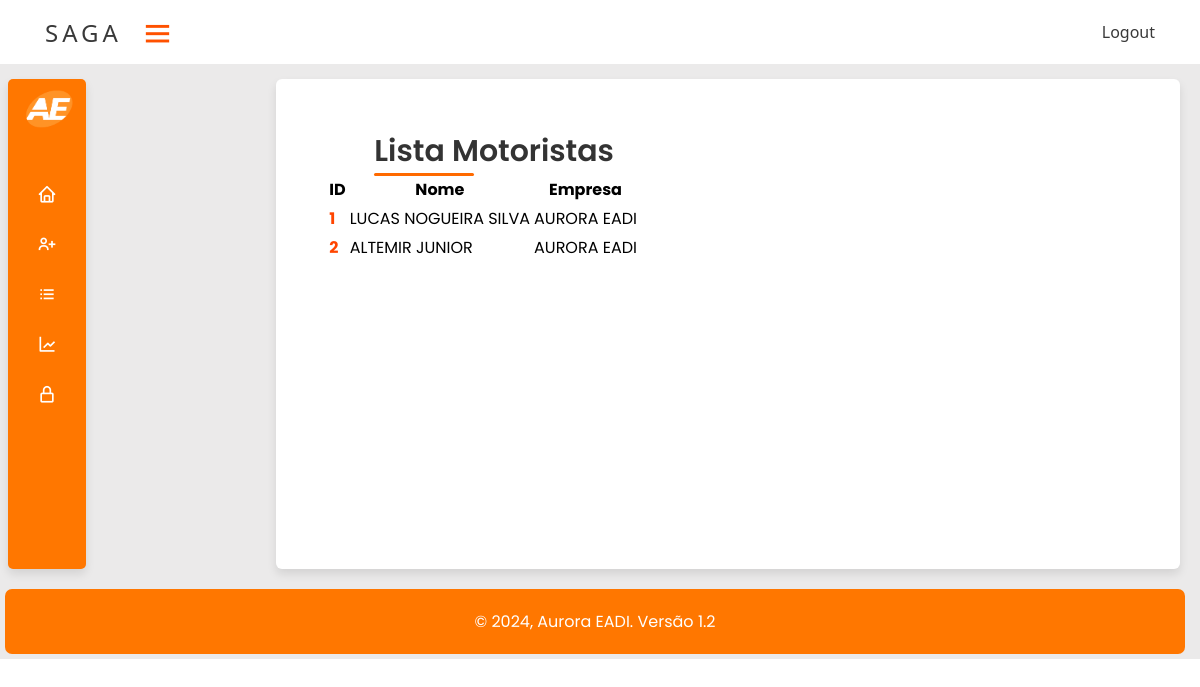
/main/lista-motorista (signed in), run on the app's committed database.
### main/models.py (models this page shows, shortened)
class Motorista(models.Model):
    nome = models.CharField(max_length=30, unique=True)
    cpf = models.CharField(max_length=14, unique=True)
    empresa = models.ForeignKey(Transportadora, on_delete=models.PROTECT)

class Transportadora(models.Model):
    nome = models.CharField(max_length=100, unique=True)
    cnpj = models.CharField(max_length=14, unique=True)
    def __str__(self):
        return self.nome

### main/views.py (the view)
# urls.py: path('lista-motorista', lista_motorista, name="main_lista_motorista"),
@login_required
def lista_motorista(request):
    motorista = Motorista.objects.all()
    form = MotoristaForm()
    data = {'motorista': motorista, 'form': form}
    return render(request, 'main/lista_motorista.html', data)

### main/templates/main/lista_motorista.html (shortened to what this page needs)
{% extends "base.html" %}
{% load static %}
{% block extra_head %}
<link rel="stylesheet" href="//cdn.datatables.net/2.0.8/css/dataTables.dataTables.min.css">
<link rel="stylesheet" type="text/css" href="https://cdn.datatables.net/1.11.5/css/dataTables.bootstrap5.min.css">
{% endblock %}
{% block main %}
<header>Lista Motoristas</header>
<table id="table-content">
    <thead>
        <tr>
            <th>ID</th>
            <th>Nome</th>
            <th>Empresa</th>
        </tr>
    </thead>
    <tbody>
        {% for motorista in motorista %}
        <tr>
            <td><a href="{% url 'main_motorista_update' motorista.id %}"> {{ motorista.id }}</a></td>
            <td>{{ motorista.nome }}</td>
            <td>{{ motorista.empresa }}</td>
        </tr>
        {% endfor %}
    </tbody>
</table>
{% endblock %}

### static/assets/style.css (style rules this page uses)
* { margin: 0; }
:root { --color_Blue: #ffb300; --color_Dark1: #ff7700; --color_Dark2: #ffb300; --color_Light1: #fff; --color_Light2: #ffffff; }
.content header { position: relative; font-size: 30px; font-weight: 600; color: #333; padding-left: 6vh; }
.content header::before { content: ""; position: absolute; left: 6vh; bottom: -2px; height: 3px; width: 100px; border-radius: 8px; background-color: rgb(255, 106, 0); }
#table-content a { text-decoration: none; color: orangered; font-weight: bold; }
:root { --blue: #ff7700; --white: #fff; --gray: #f5f5f5; --black1: #222; --black2: #999; }

### data on the page
Motorista: id "1", nome "LUCAS NOGUEIRA SILVA", empresa "AURORA EADI"
Motorista: id "2", nome "ALTEMIR JUNIOR", empresa "AURORA EADI"
